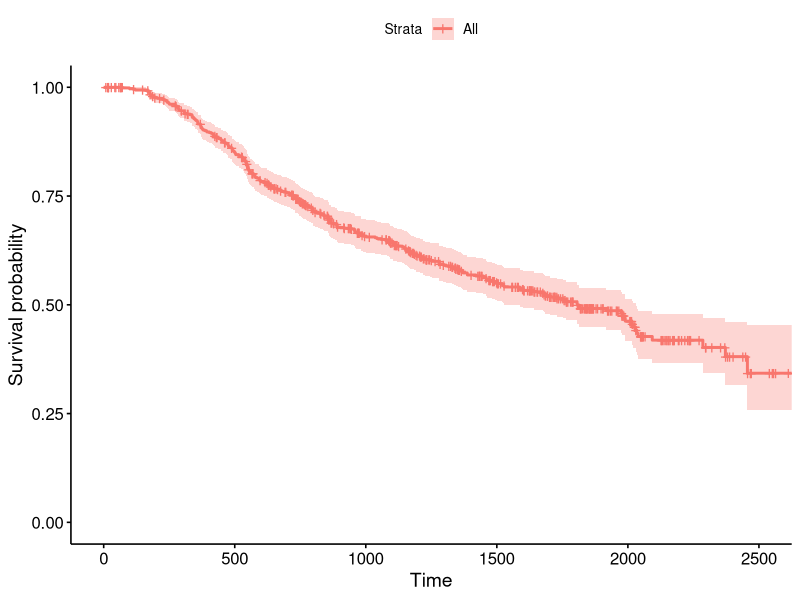
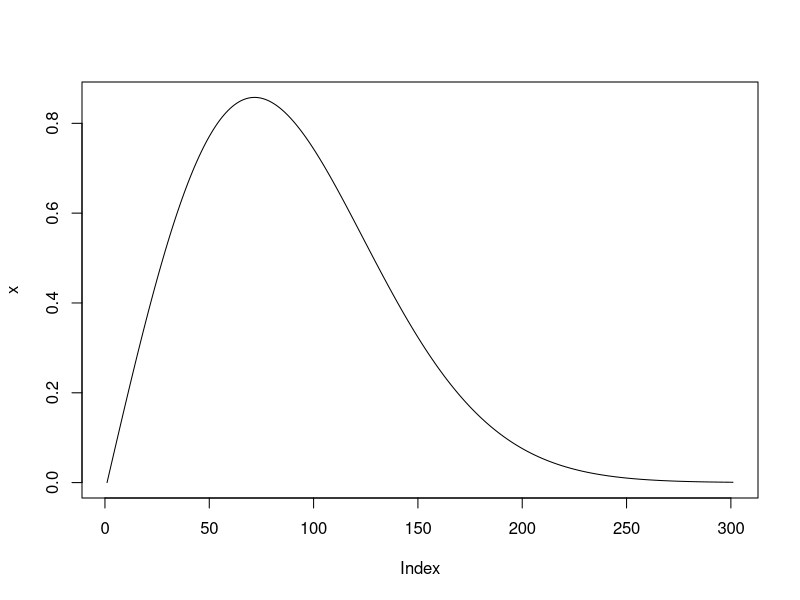
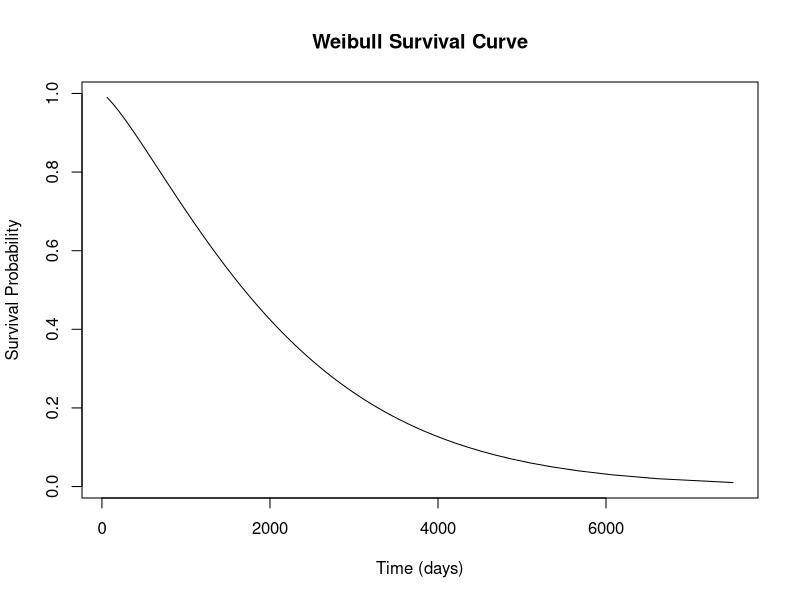
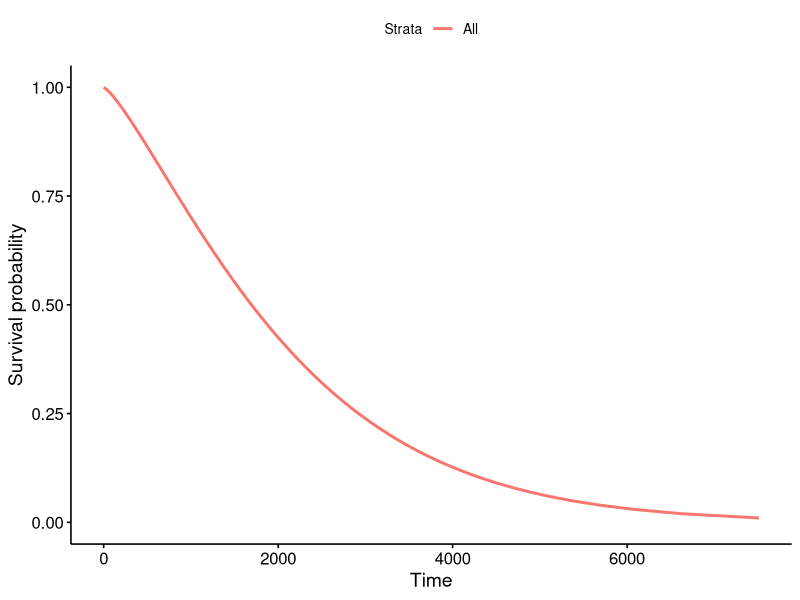
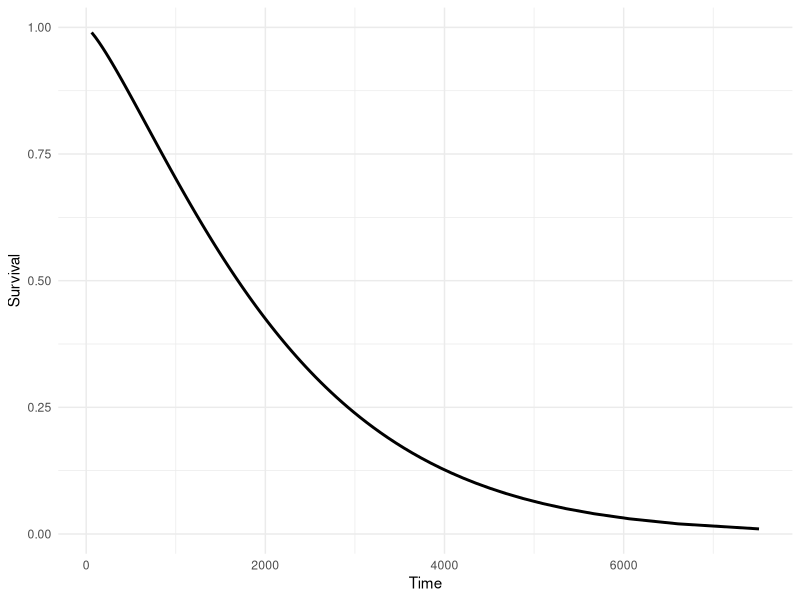
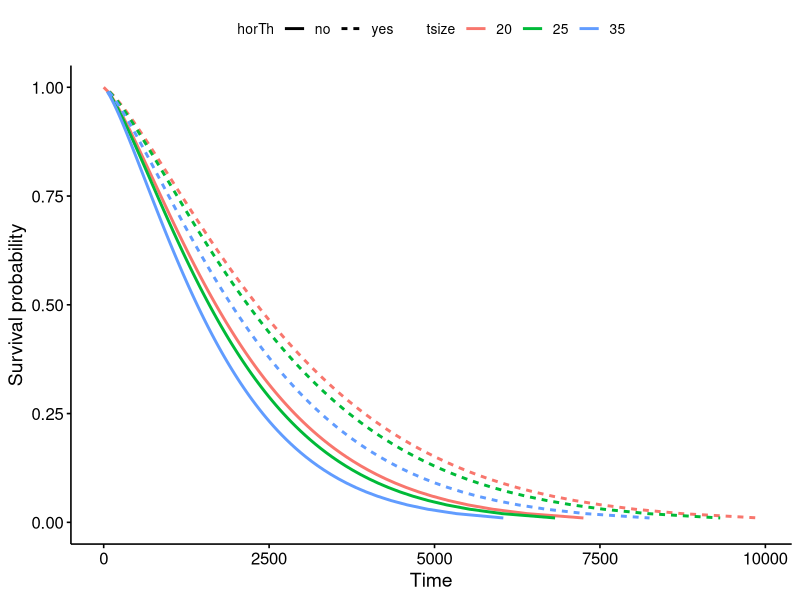

Source code (R) for these figures, in order:
library("survival")
library("TH.data")
library("ggplot2")
library("survminer")
library("reshape2")

# Kaplan-Meier
km <- survfit(Surv(time, cens) ~ 1, data = GBSG2)

ggsurvplot(km)

# Weibull
x <- dweibull(seq(0, 3, by = 0.01), shape = 2)
plot(x, type='l')

wb <- survreg(Surv(time, cens) ~ 1, data = GBSG2, dist = "weibull")

# 90% of patients survive beyond this time: 384 days.
# p = 1 - 0.9 because the distribution function is 1 - survival function
predict(wb, type = "quantile", p = 1 - 0.9, se.fit = FALSE, newdata = data.frame(1)) # 90% survive beyond 384 days
predict(wb, type = "quantile", p = .5, newdata = data.frame(1)) # Median survival

# Survival curve
surv <- seq(.99, .01, by = -.01)
t <- predict(wb, type = "quantile", p = 1 - surv, se.fit = FALSE, newdata = data.frame(1))
plot(t, surv, type = 'l', xlab = "Time (days)", ylab = "Survival Probability", main = "Weibull Survival Curve")

wb <- survreg(Surv(time, cens) ~ 1, data = GBSG2, dist = "weibull")
surv <- seq(.99, .01, by = -.01)
t <- predict(wb, type = "quantile", p = 1 - surv, se.fit = FALSE, newdata = data.frame(1))
surv_wb <- data.frame(time = t, surv = surv, upper = NA, lower = NA, std.err = NA)
survminer::ggsurvplot_df(
  fit = surv_wb,
  surv.geom = geom_line,
  censor = FALSE,
  conf.int = FALSE
)
ggplot(surv_wb, aes(time, surv)) +
  geom_line(linewidth = 1) +
  labs(x = "Time", y = "Survival") +
  theme_minimal()

# Elabore use case
wb <- survreg(Surv(time, cens) ~ 1, data = GBSG2)
surv <- seq(.99, .01, by = -.01)
t <- predict(wb, type = "quantile", p = 1 - surv, newdata = data.frame(1))
surv_wb <- data.frame(time = t, surv = surv)

head(surv_wb)

# Fit for tumor size and use of hormone therapy
wbmod <- survreg(Surv(time, cens) ~ tsize + horTh, data = GBSG2, dist = "weibull")
coef(wbmod)

# Retrieve survival curve from model
wbmod <- survreg(Surv(time, cens) ~ horTh, data = GBSG2)
surv <- seq(.99, .01, by = -.01)
t_yes <- predict(wbmod, type = "quantile", p = 1 - surv, newdata = data.frame(horTh = "yes"))
str(t_yes)

# Visualising
wbmod <- survreg(Surv(time, cens) ~ horTh + tsize, data = GBSG2)
newdat <- expand.grid(
  tsize = quantile(GBSG2$tsize, probs = c(0.25, 0.5, 0.75)),
  horTh = levels(GBSG2$horTh)
)
surv <- seq(.99, .01, by = -.01)
t <- predict(wbmod, type = "quantile", p = 1 - surv, newdata = newdat)
dim(t)
t[, 1:7]

surv_wbmod_wide <- cbind(newdat, t)

surv_wbmod <- melt(surv_wbmod_wide, id.vars = c("tsize", "horTh"), variable.name = "surv_id", value.name = "time")
surv_wbmod$surv <- surv[as.numeric(surv_wbmod$surv_id)]
surv_wbmod[, c("upper", "lower", "std.err", "strata")] <- NULL
surv_wbmod

ggsurvplot_df(
  surv_wbmod,
  surv.geom  = geom_line,
  conf.int   = FALSE,
  linetype   = "horTh",
  color      = "tsize",
  legend.title = NULL
)
